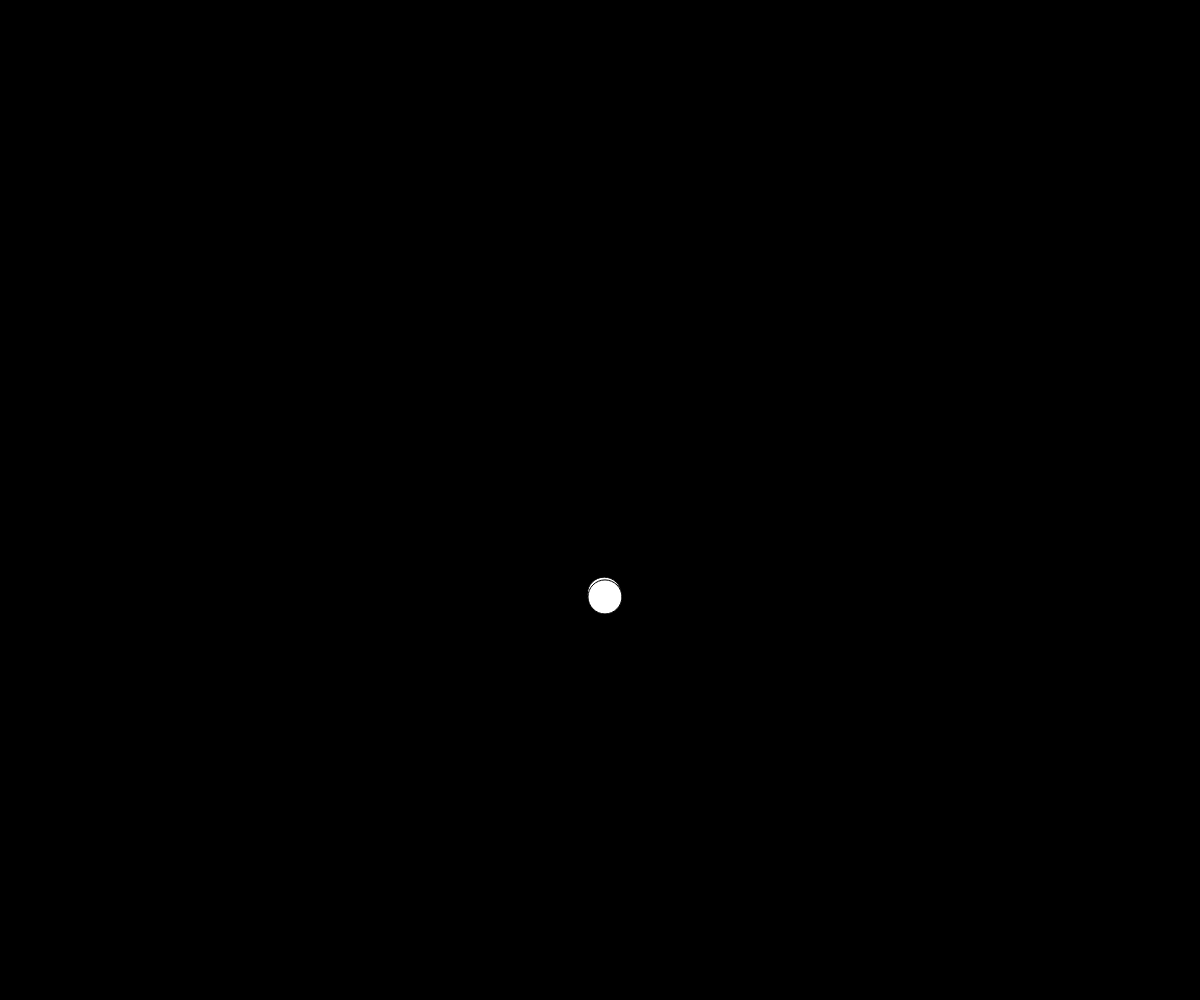
Frame 1 (no input)
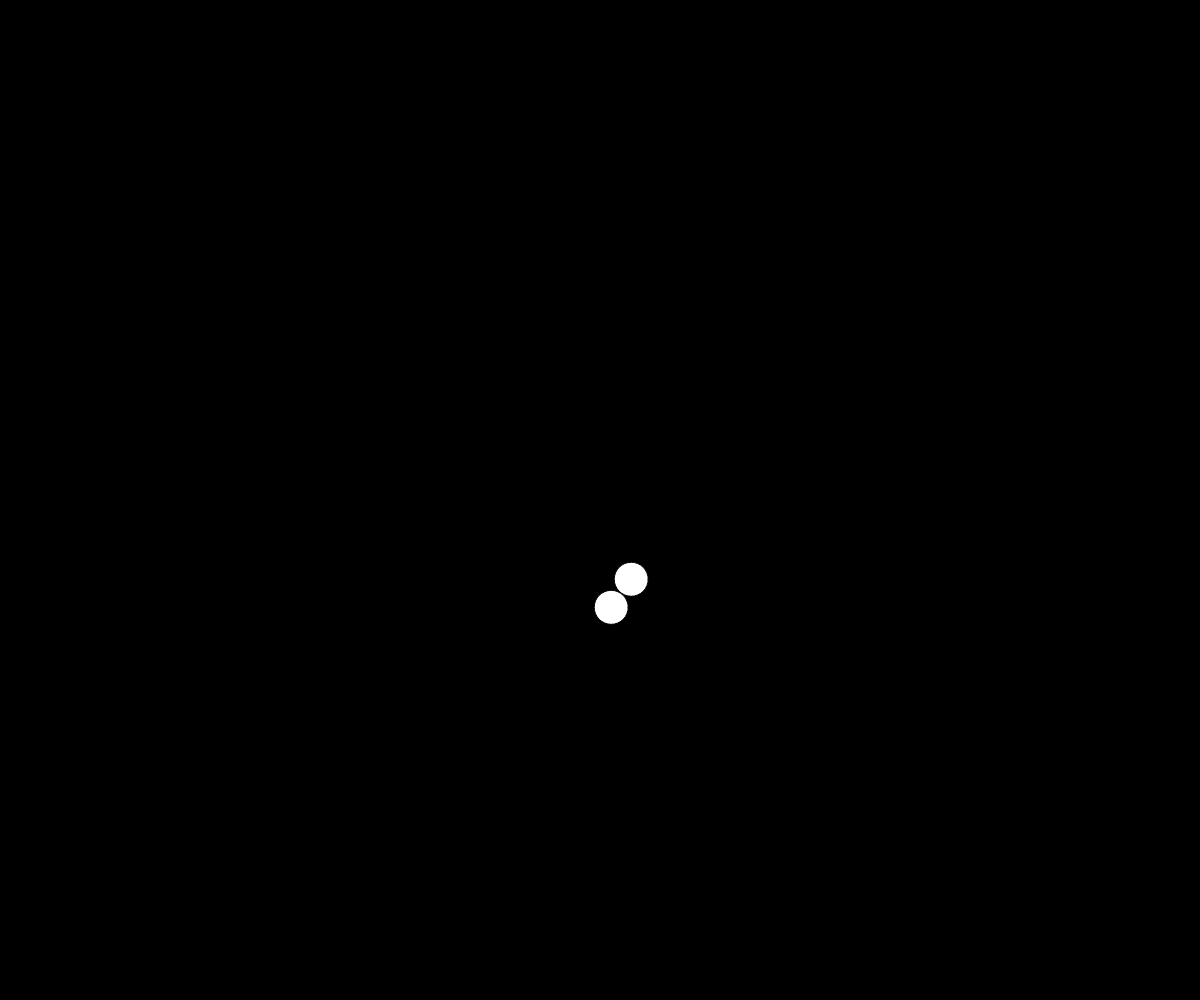
Frame 60 (no input)
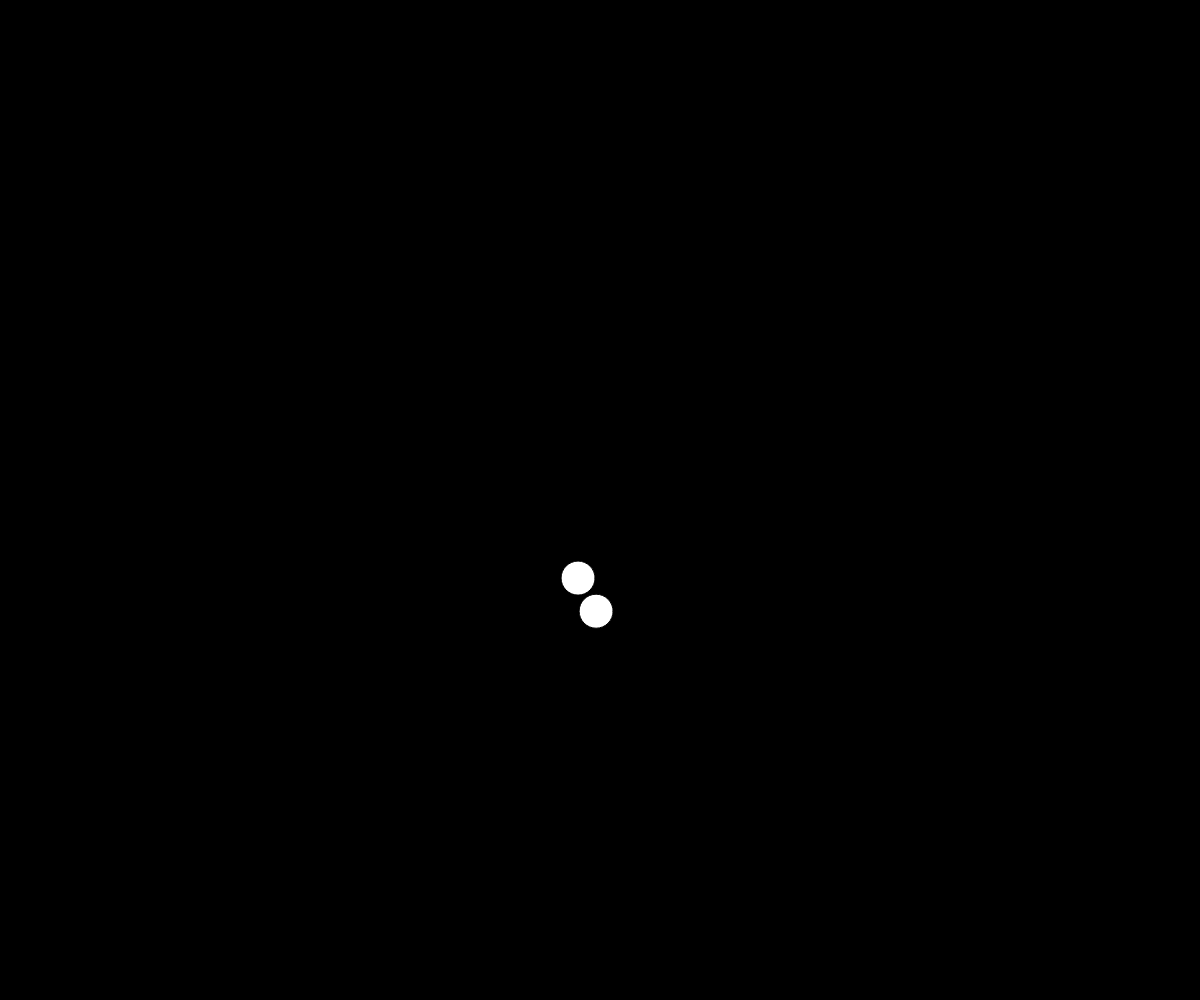
Frame 120 (the mouse pressed at the canvas centre since frame 60)

The p5.js sketch that drew these frames (run headless with seeded random() and noise() and a simulated clock; from frame 60 on, the mouse is pressed at the canvas centre):

// p5.js sketch
// ── sketch.js
function setup(){
	createCanvas(windowWidth, windowHeight);
	p1 = new Photon();
	p2 = new Photon();
}


function draw(){
	background("black");
	p1.walk();
	p1.display();
	p2.walk();
	p2.display();
}

class Photon {
	constructor() {
		this.x = width/2
		this.y = width/2
	}
	walk(){
	this.x = this.x + random(-10,10)
	this.y = this.y + random(-10,10)
	}
	display(){
		fill(255);
		ellipse(this.x, this.y, 34,34);
	}
}
